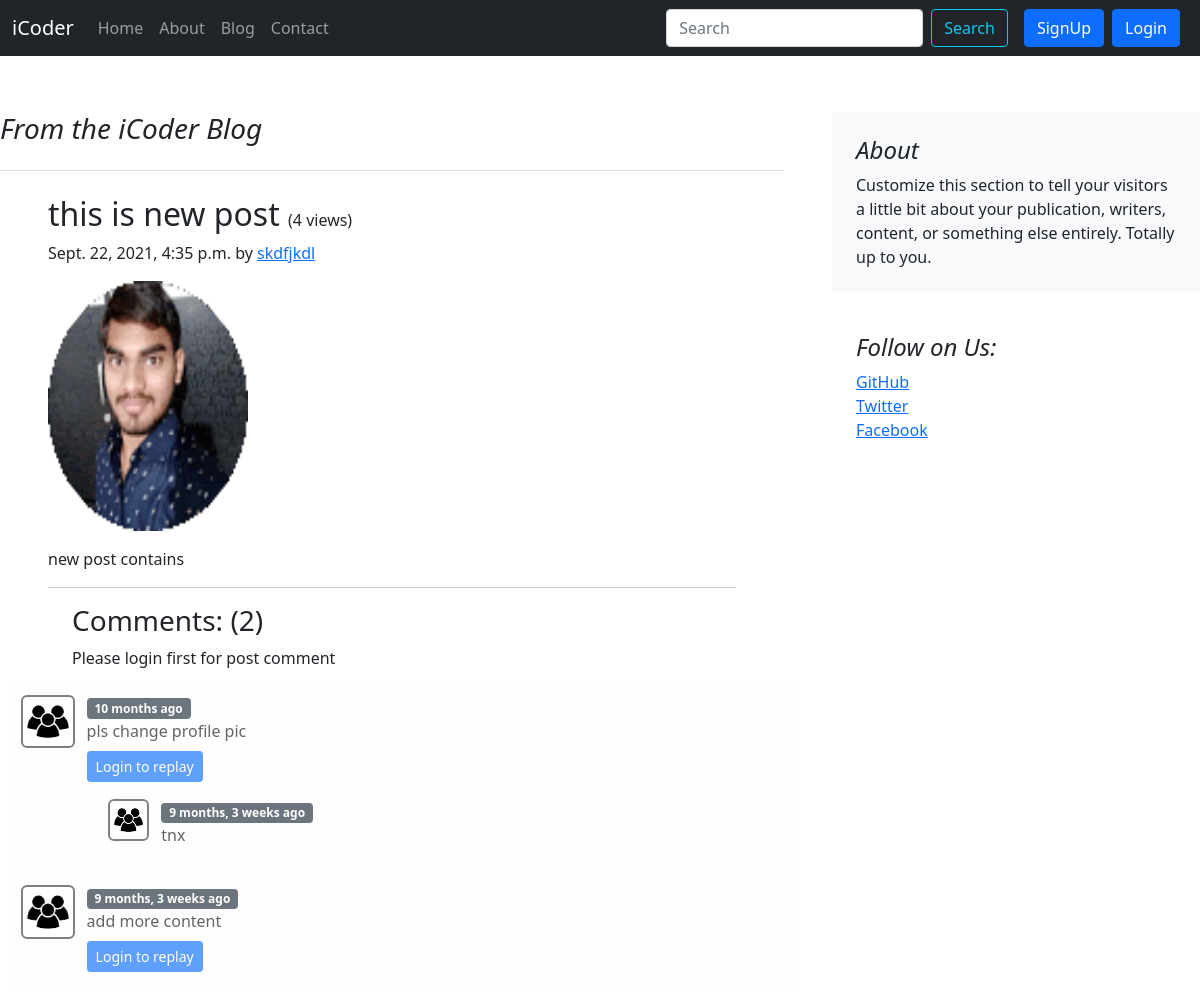
The page /blog/new on the database its author committed.
### blog/models.py (models this page shows, shortened)
class Post(models.Model):
    sno = models.AutoField(primary_key=True)
    title = models.CharField(max_length=50)
    content = models.TextField()
    author = models.CharField(max_length=50)
    slug = models.CharField(max_length=100, default="")
    image = models.ImageField(upload_to = 'blog/images')
    views= models.IntegerField(default=0)
    timeStamp = models.DateTimeField(blank=True)

class BlogComment(models.Model):
    postSno = models.AutoField(primary_key=True)
    comment = models.TextField()
    user = models.ForeignKey(User, on_delete=models.CASCADE)
    post = models.ForeignKey(Post, on_delete=models.CASCADE)
    parent = models.ForeignKey('self',  on_delete=models.CASCADE, null=True)
    timeStamp = models.DateTimeField(default=now)

### blog/views.py (the view)
# urls.py: path('<str:slug>', views.blogpost, name='BlogPost'),  #2. /blog/string  A string given as slug
def blogpost(request, slug):
    post = Post.objects.filter(slug=slug).first()  #  Post.objects.filter(slug=slug)[0]
    post.views= post.views +1
    post.save()
    comments = BlogComment.objects.filter(post=post, parent=None)
    replies = BlogComment.objects.filter(post=post).exclude(parent=None)
    replyDict = {}
    for reply in replies:
        if reply.parent.postSno not in replyDict.keys():
            replyDict[reply.parent.postSno] = [reply]
        else:
            replyDict[reply.parent.postSno].append(reply)
    context = {'post' : post, 'comments': comments, 'user': request.user, 'replyDict':replyDict}
    return render(request, 'blog/blogpost.html', context)

### blog/templatetags/extras.py (called while the page is built)
@register.filter(name='get_val')
def get_val(dict, key):
    return dict.get(key)

### templates/blog/blogpost.html (shortened to what this page needs)
{% extends 'base.html' %}
{% load static %}
{% load humanize %}
{% load extras %}
{% block body %}
<div class="row g-5 my-2">
  <div class="col-md-8">
    <h3 class="pb-4 mb-4 fst-italic border-bottom">
      From the iCoder Blog
    </h3>
    <article class="blog-post container">
      <h2 class="blog-post-title">{{post.title}} <span id="views">({{post.views}} views)</span></h2>
      <p class="blog-post-meta">{{post.timeStamp}} by <a href="#">{{post.author}}</a></p>
      <img src="/media/{{post.image}}" width="200" height="250">
      <p>{{post.content|safe}}</p>
      <hr>
    </article>
    <div class="container my-3 mx-4">
      <h3>Comments: ({{comments.count}})</h3>
      {% if user.is_authenticated %}
      <form action="/blog/postComment" method="post">
        {% csrf_token %}
        <div class="mb-3">
          <label for="comment" class="form-label">Post Comment</label>
          <input type="text" class="form-control" id="Comment" name="comment" placeholder="Enter comment here" required>
        </div>
        <input type="hidden" name="sno" value="{{post.sno}}">
        <input type="hidden" name="parentSno" value="">
        <button type="submit" class="btn btn-primary">Submit</button>
      </form>
      {% else %}
      <p> Please login first for post comment </P>
      {% endif %}
    </div>
    {% for comment in comments %}
    <div class="container row alert alert-light comment_div" role="alert">
      <img src="{% static 'image/user.png' %}" class="col-md-2 user" alt="User">
      <div class="col-md-10">
        <span class="badge bg-secondary">{{comment.timeStamp | naturaltime}}</span>
        <div>{{comment.comment}}</div>
        <div class="replay mx-0 my-2">
          {% if user.is_authenticated %}
          <button class="btn btn-primary btn-sm" type="button" data-bs-toggle="collapse"
            data-bs-target="#replay{{comment.postSno}}" aria-expanded="false" aria-controls="replay{{comment.postSno}}">
            Replay
          </button>
          <div class="collapse" id="replay{{comment.postSno}}">
            <div class="card card-body my-2">
              <form action="/blog/postComment" method="post">
                {% csrf_token %}
                <div class="form-group">
                  <label for="comment">Post a reply:-</label>
                  <input type="text" class="form-control" name="comment" placeholder="Enter reply of this comment" required>
                  <input type="hidden" name="parentSno" value="{{comment.postSno}}">
                </div>
                <input type="hidden" name="sno" value="{{post.sno}}">
                <button type="submit" class="btn btn-primary my-1">Submit</button>
              </form>
            </div>
          </div>
          {% else %}
          <button class="btn btn-primary btn-sm" type="button" data-bs-toggle="collapse"
            data-bs-target="#replay{{comment.postSno}}" aria-expanded="false" aria-controls="replay{{comment.postSno}}"
            disabled> Login to replay </button>
          {% endif %}
          <div class="replies my-2 mx-0">
            {% for reply in replyDict|get_val:comment.postSno %}
            <div class="container row alert alert-light comment_div" role="alert">
              <img src="{% static 'image/user.png' %}" class="col-md-2 user" alt="User">
              <div class="col-md-10">
                <span class="badge bg-secondary">{{reply.timeStamp | naturaltime}}</span>
                <div>{{reply.comment}}</div>
              </div>
            </div>
            {% endfor %}
          </div>
        </div>
      </div>
    </div>
    {% endfor %}
  </div>
  <div class="col-md-4">
    <div class="position-sticky" style="top: 2rem;">
      <div class="p-4 mb-3 bg-light rounded">
        <h4 class="fst-italic">About</h4>
        <p class="mb-0">Customize this section to tell your visitors a little bit about your publication, writers,
          content, or something else entirely. Totally up to you.</p>
      </div>
      <div class="p-4">
        <h4 class="fst-italic">Follow on Us:</h4>
        <ol class="list-unstyled">
          <li><a href="#">GitHub</a></li>
          <li><a href="#">Twitter</a></li>
          <li><a href="#">Facebook</a></li>
        </ol>
      </div>
    </div>
  </div>
</div>
{% endblock body %}

### templates/blog/blogpost.html (style rules this page uses)
.user { width: 7%; height: 6%; border: 2px solid grey; border-radius: 6px; padding: 4px; }
.comment_div { margin:0.2rem; margin-left: 12px; padding: 0.5rem; }
#views { font-size: 16px; }

### rows shown on the page
Post: title "this is new post", views "4", timeStamp "Sept. 22, 2021, 4:35 p.m.", author "skdfjkdl", image (picture), content "new post contains"
BlogComment: timeStamp "10 months ago", comment "pls change profile pic"
BlogComment: timeStamp "9 months, 3 weeks ago", comment "tnx"
BlogComment: timeStamp "9 months, 3 weeks ago", comment "add more content"

### other values the page prints
{{ comments.count }} "2"
